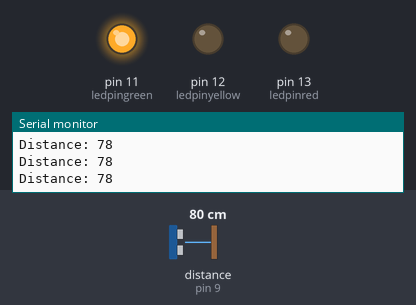
A sketch run on a simulated Arduino Uno, built with avr-gcc and run on an emulated ATmega328P. On the bench: output pins drawn as LEDs (lit = HIGH), the last lines printed to the serial monitor. Wiring (inferred from the names in the program): ultrasonic range finder: trigger pin 10; echo pin 9. The test bench sets the inputs (shaded band); at power-on: distance to the obstacle (sensor on pin 9) 80 cm. The echo pulse lasts 58.3 µs per cm; pins used as bus, display or sensor lines are not drawn.

Above: at 1.2 s.
1.3 s: distance to the obstacle (sensor on pin 9) set to 53 cm
2.8 s: distance to the obstacle (sensor on pin 9) set to 48 cm
At 3.8 s:
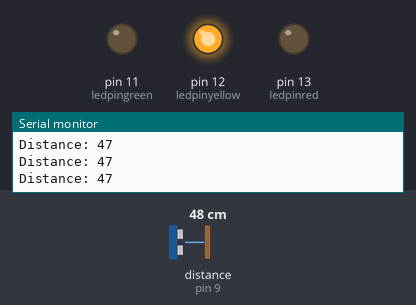
4.3 s: distance to the obstacle (sensor on pin 9) set to 12 cm
5.8 s: distance to the obstacle (sensor on pin 9) set to 9 cm
At 6.3 s:
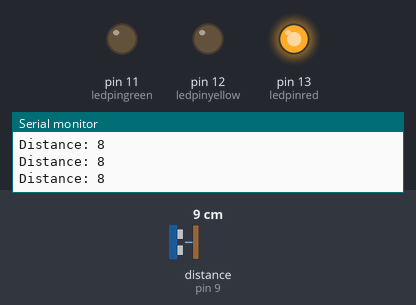
7.3 s: distance to the obstacle (sensor on pin 9) set to 18 cm
At 8.0 s:
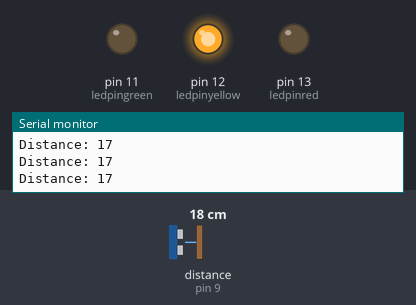
8.8 s: distance to the obstacle (sensor on pin 9) set to 2 cm
At 10.1 s:
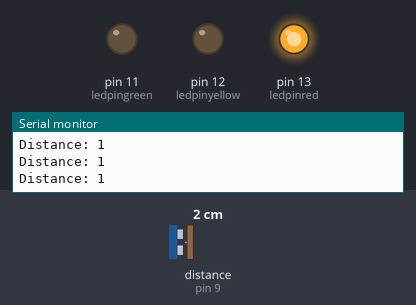
Timing chart, 0 to 11.3 s (numbered marks = the images above; inputs shaded):
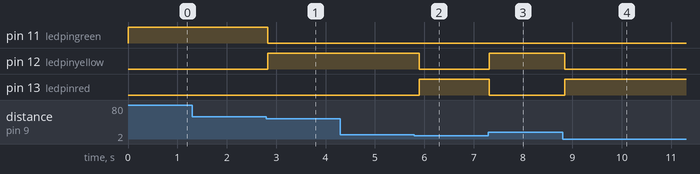

Measured:
- the behaviour switches between 51 and 50 cm on distance to the obstacle (sensor on pin 9) (found by bisection; images 0 and 1)
- the behaviour switches between 11 and 10 cm on distance to the obstacle (sensor on pin 9) (found by bisection; images 1 and 2)
- after the input at 2.8 s, pin 11 (ledpingreen): HIGH → LOW at once; pin 12 (ledpinyellow): LOW → HIGH at once
- after the input at 5.8 s, pin 12 (ledpinyellow): HIGH → LOW after 0.10 s; pin 13 (ledpinred): LOW → HIGH after 0.10 s
- after the input at 7.3 s, pin 12 (ledpinyellow): LOW → HIGH at once; pin 13 (ledpinred): HIGH → LOW at once
- after the input at 8.8 s, pin 12 (ledpinyellow): HIGH → LOW at once; pin 13 (ledpinred): LOW → HIGH at once

The sketch:

SENZOR_ULTRASONIC.ino
```cpp
const int trigPin =10;
const int echoPin =9;
long duration;
int distance;
int ledpinred=13;
int ledpinyellow=12;
int ledpingreen=11;

void setup()
{

   pinMode(trigPin, OUTPUT);
   pinMode(echoPin, INPUT);
   Serial.begin(9600);
   pinMode(ledpinred,OUTPUT);
   pinMode(ledpinyellow,OUTPUT);
   pinMode(ledpingreen,OUTPUT);


}
void loop()
{
   digitalWrite(trigPin, LOW);
   delayMicroseconds(2);
   digitalWrite(trigPin, HIGH);
   delayMicroseconds(10);
   digitalWrite(trigPin, LOW);
   duration = pulseIn(echoPin, HIGH);
   distance = duration * 0.034 / 2;
   Serial.print("Distance: ");
   Serial.println(distance);

   if (distance<10 and distance>0)
    {
     digitalWrite(ledpinred,HIGH);
     digitalWrite(ledpinyellow,LOW);
     digitalWrite(ledpingreen,LOW);
     delay(100);

    }

   if (distance<50 and distance>10)
    {
     digitalWrite(ledpinred,LOW);
     digitalWrite(ledpinyellow,HIGH);
     digitalWrite(ledpingreen,LOW);
     delay(100);

    }

   if (distance<200 and distance>50)
    {
     digitalWrite(ledpinred,LOW);
     digitalWrite(ledpinyellow,LOW);
     digitalWrite(ledpingreen,HIGH);
     delay(100);
     }


}
```
